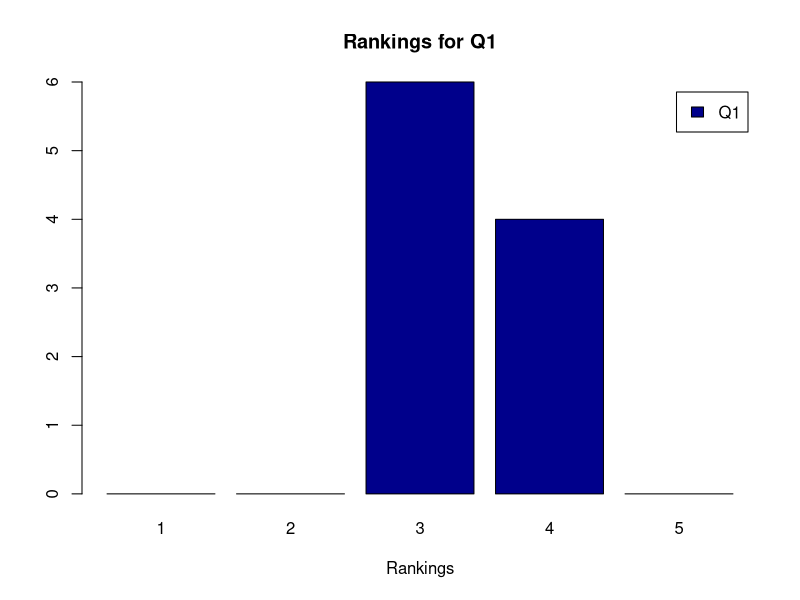
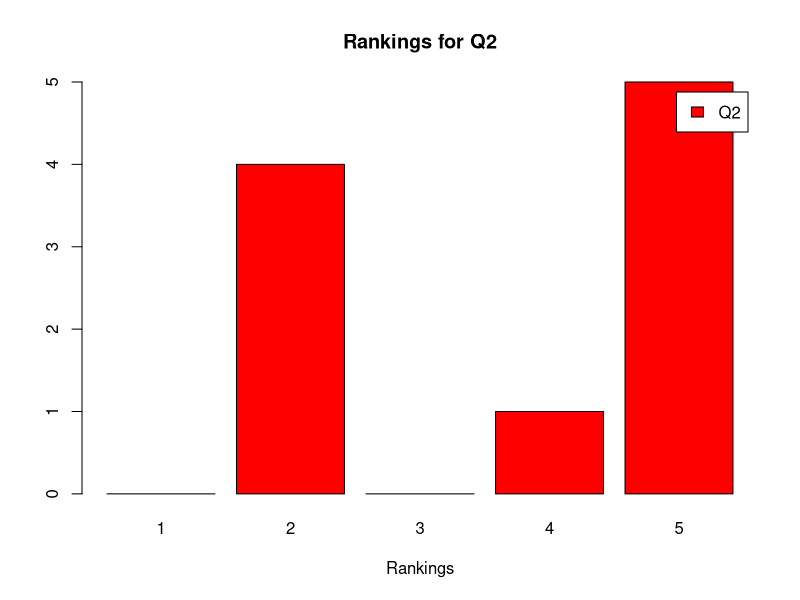
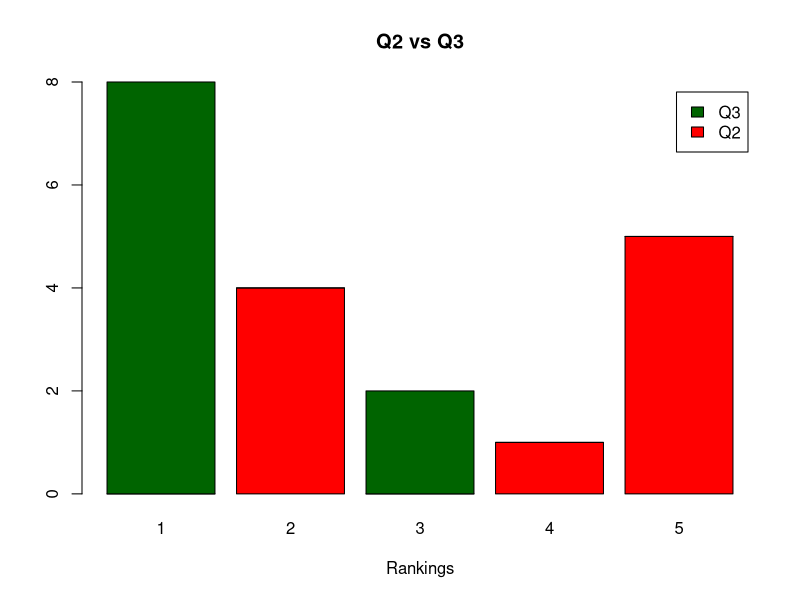
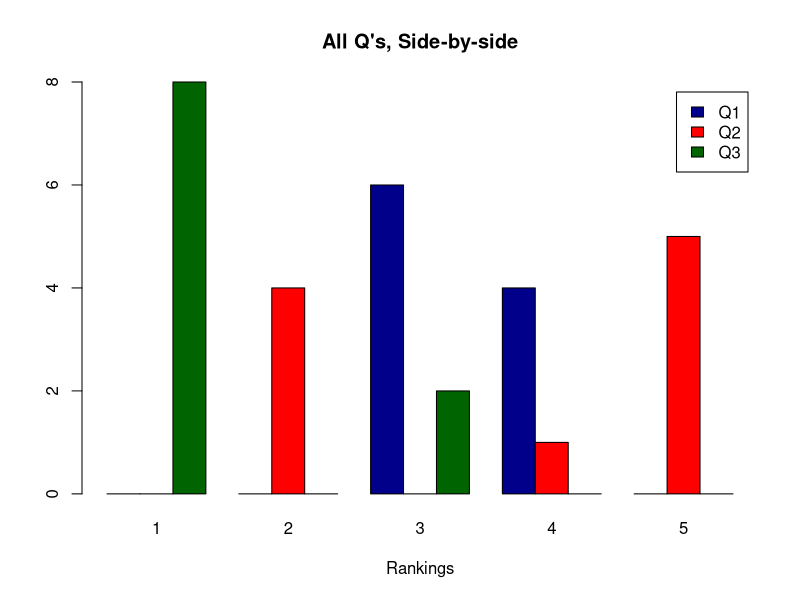
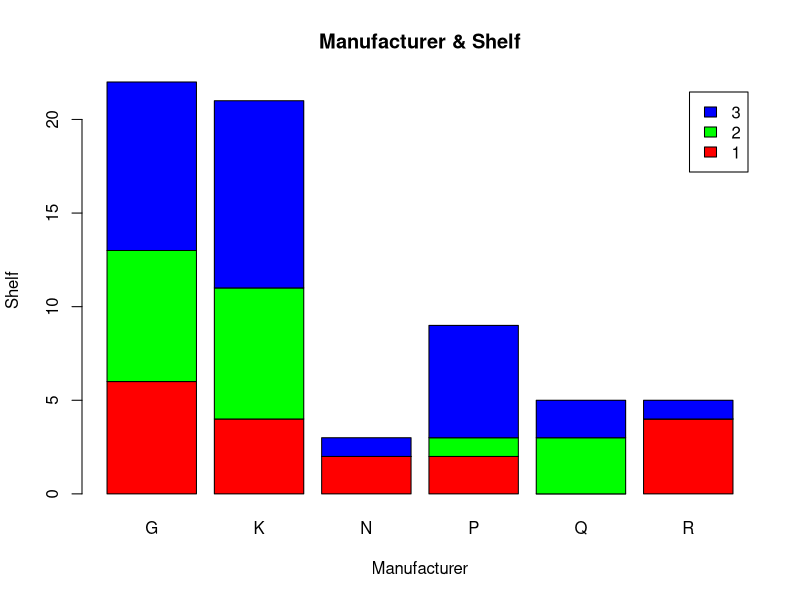
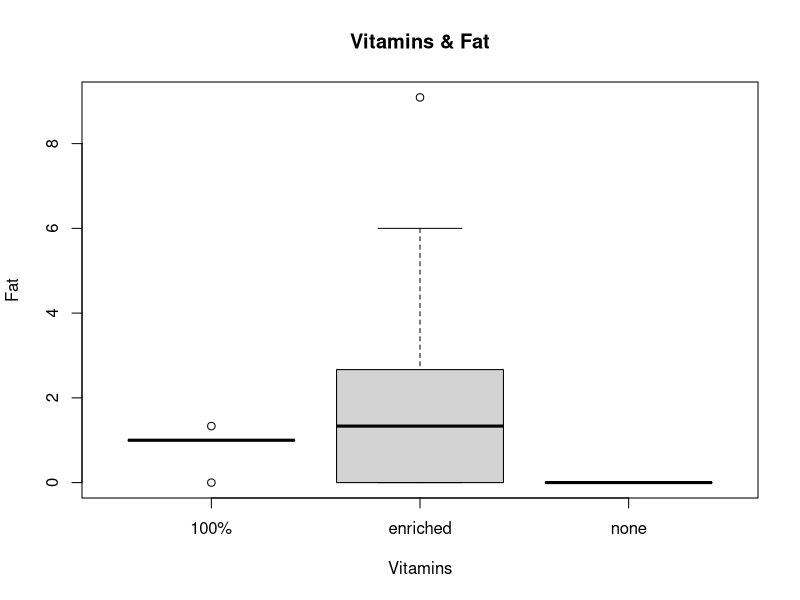
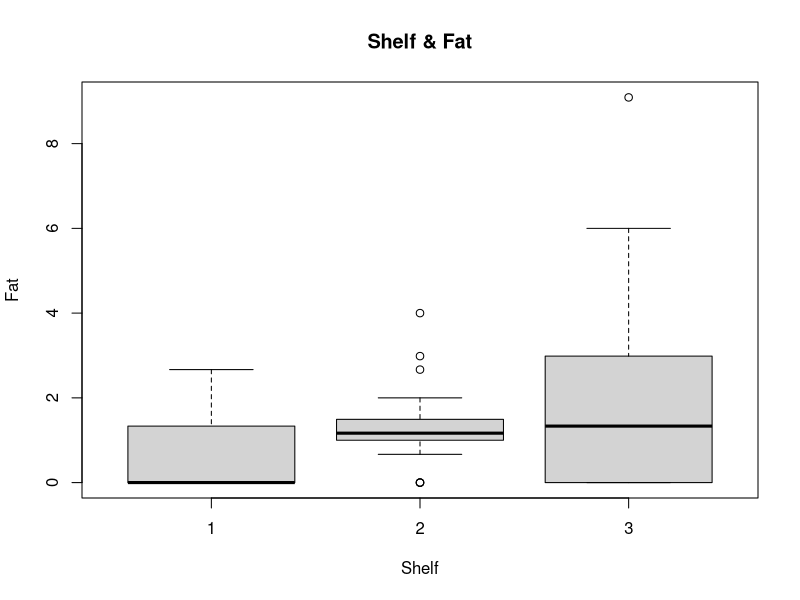
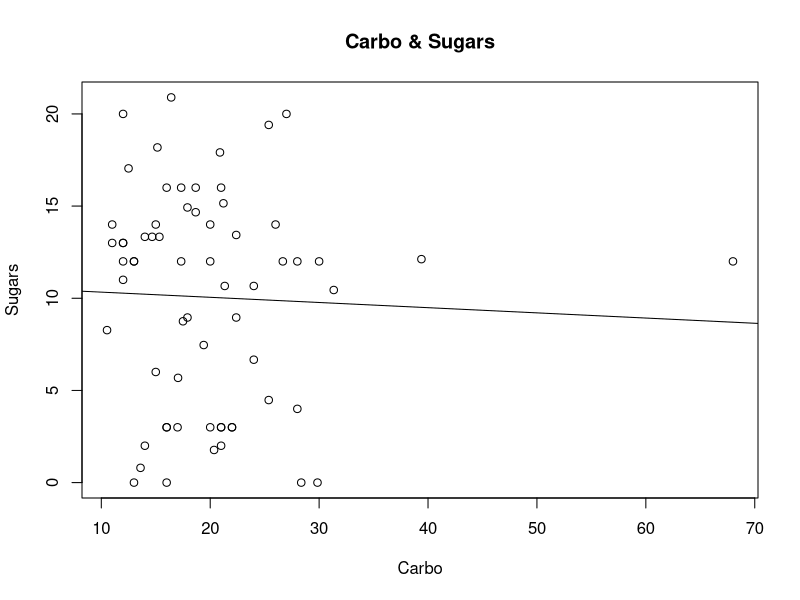

Write the R code that produced these figures, in order.
## Q 4.1
#  1. create separate tables for Q1 and Q2 
#  ... copying in directly from text, so
#      we will need to delete the leading column
#      for Students ...
tmp <- read.table(textConnection("1 3 5 1
2 3 2 3
3 3 5 1
4 4 5 1
5 3 2 1
6 4 2 3
7 3 5 1
8 4 5 1
9 3 4 1
10 4 2 1"))
#  ... transpose and add rownames, 
#      to make it easier to read ...
tmp <- t(tmp[-1])
rownames(tmp) <- c('Q1', 'Q2', 'Q3')

#  table for Q1
q1 <- factor(rep('Q1', 10))
r1 <- factor(tmp[1,], levels=c(1,2,3,4,5))
table.q1 <- table(q1, r1)
png(filename='images/4-1-1a.png')
barplot(table.q1, 
        main="Rankings for Q1",
	xlab="Rankings",
        col='darkblue', 
	legend.text=T)
dev.off()

#  table for Q2
q2 <- factor(rep('Q2', 10))
r2 <- factor(tmp[2,], levels=c(1,2,3,4,5))
table.q2 <- table(q2, r2)
png(filename='images/4-1-1b.png')
barplot(table.q2, 
        main="Rankings for Q2",
	xlab="Rankings",
        col='red', 
	legend.text=T)
dev.off()

#  2. create a contigency table
q1_2 <- factor(rep(c('Q1', 'Q2'), each=10))
r1_2 <- factor(append(tmp[1,], tmp[2,]), levels=c(1,2,3,4,5))
table(q1_2, r1_2)

#  3. stacked table of Q2 and Q3
png(filename='images/4-1-3.png')
q2_3 <- factor(rep(c('Q2', 'Q3'), each=10))
r2_3 <- factor(append(tmp[2,], tmp[3,]), levels=c(1,2,3,4,5))
table.q2_3 = table(q2_3, r2_3)
barplot(table.q2_3, 
        main="Q2 vs Q3",
	xlab="Rankings",
	col=c('red', 'darkgreen'),
	legend=T)
dev.off()

#  4. all Q's, side-by-side
png(filename='images/4-1-4.png')
q.all <- factor(rep(c('Q1', 'Q2', 'Q3'), each=10))
r.all <- factor(append(append(tmp[1,], tmp[2,]), tmp[3,]), levels=c(1,2,3,4,5))
table.all <- table(q.all, r.all)
barplot(table.all, 
        main="All Q's, Side-by-side",
	xlab="Rankings",
	col=c('darkblue', 'red', 'darkgreen'),
	legend=T,
	beside=T)
dev.off()


## Q 4.2
library(MASS)
data(package='MASS')
attach(UScereal)
summary(UScereal)
# mfr       calories        protein             fat            sodium     
# G:22   Min.   : 50.0   Min.   : 0.7519   Min.   :0.000   Min.   :  0.0  
# K:21   1st Qu.:110.0   1st Qu.: 2.0000   1st Qu.:0.000   1st Qu.:180.0  
# N: 3   Median :134.3   Median : 3.0000   Median :1.000   Median :232.0  
# P: 9   Mean   :149.4   Mean   : 3.6837   Mean   :1.423   Mean   :237.8  
# Q: 5   3rd Qu.:179.1   3rd Qu.: 4.4776   3rd Qu.:2.000   3rd Qu.:290.0  
# R: 5   Max.   :440.0   Max.   :12.1212   Max.   :9.091   Max.   :787.9  
#
# fibre            carbo           sugars          shelf      
# Min.   : 0.000   Min.   :10.53   Min.   : 0.00   Min.   :1.000  
# 1st Qu.: 0.000   1st Qu.:15.00   1st Qu.: 4.00   1st Qu.:1.000  
# Median : 2.000   Median :18.67   Median :12.00   Median :2.000  
# Mean   : 3.871   Mean   :19.97   Mean   :10.05   Mean   :2.169  
# 3rd Qu.: 4.478   3rd Qu.:22.39   3rd Qu.:14.00   3rd Qu.:3.000  
# Max.   :30.303   Max.   :68.00   Max.   :20.90   Max.   :3.000  
#
# potassium          vitamins 
# Min.   : 15.00   100%    : 5  
# 1st Qu.: 45.00   enriched:57  
# Median : 96.59   none    : 3  
# Mean   :159.12                
# 3rd Qu.:220.00                
# Max.   :969.70

df <- UScereal

#  1. The relationship between manufacturer and shelf
#     both are CATEGORIES
png(filename='images/4-2-1.png')
barplot(table(df$shelf, df$mfr), 
        main="Manufacturer & Shelf",
	xlab="Manufacturer",
	ylab="Shelf",
	col=rainbow(3),
	legend=T)
dev.off()

#  2. The relationship between fat and vitamins
#     fat is NUMERICAL, vitamains are CATEGORICAL
png(filename='images/4-2-2.png')
boxplot(fat ~ vitamins,
        main="Vitamins & Fat",
	xlab="Vitamins",
	ylab="Fat")
dev.off()

#  3. the relationship between fat and shelf
#     fat is NUMERICAL, shelf if CATEGORICAL
png(filename='images/4-2-3.png')
boxplot(fat ~ shelf,
        main="Shelf & Fat",
	xlab="Shelf",
	ylab="Fat")
dev.off()

#  4. the relationship between carbohydrates and sugars
#     both carbo and sugars are NUMERICAL, and possibly
#     with correlation?
#     plotting points and linear fit attempt to see
#     if there is a relation...
png(filename='images/4-2-4.png')
plot(carbo, sugars,
        main="Carbo & Sugars",
	xlab="Carbo",
	ylab="Sugars")
lm <- lm(sugars ~ carbo)
abline(lm)
dev.off()

#  5. the relationship between fibre and manufacturer
#      mfr is CATEGORICAL, fibre is NUMERICAL
png(filename='images/4-2-5.png')
boxplot(fibre ~ mfr,
        main="Mfr & Fibre",
	xlab="Mfr",
	ylab="Fibre")
dev.off()

#  6. the relationship between sodium and sugars
#     sodium and sugars are both NUMERICAL
#     plotting points and linear fit to see if there
#     is some relation
png(filename='images/4-2-6.png')
plot(sugars, sodium,
     main="Sugars & Sodium",
     xlab="Sugars",
     ylab="Sodium")
lm <- lm(sodium ~ sugars)
abline(lm)
dev.off()

#  7. Are there other relationships you can predict and investigate?
#     a. How about plotting Sugars to Calories?
png(filename='images/4-2-7a.png')
plot(sugars, calories,
     main="Sugars & Calories",
     xlab="Sugars",
     ylab="Calories")
lm <- lm(calories ~ sugars)
abline(lm)
dev.off()

#     a. How about plotting to Carbo to Fat?
png(filename='images/4-2-7b.png')
plot(carbo, fat,
     main="Carbo & Fat",
     xlab="Carbo",
     ylab="Fat")
lm <- lm(fat ~ carbo)
abline(lm)
dev.off()

